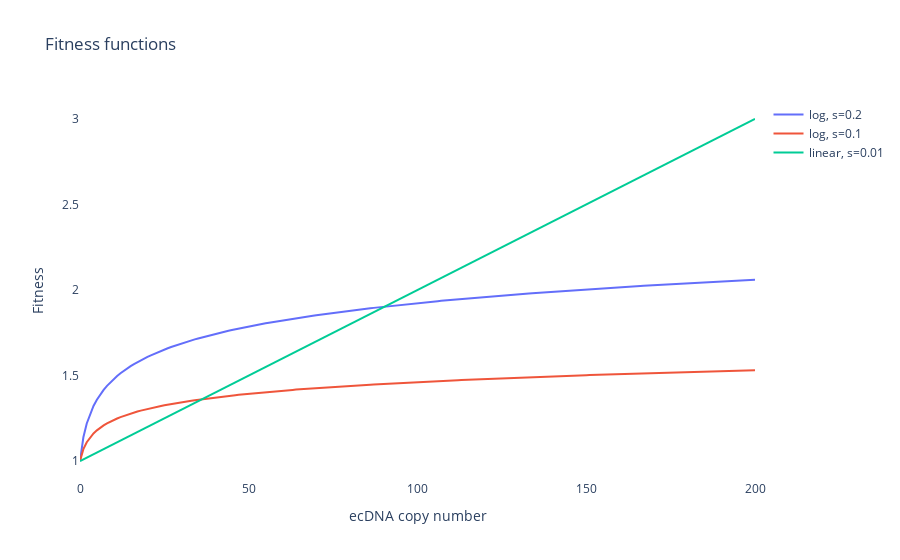

Here is the notebook cell this chart was saved with:
### Code cell
def plot_fitness_functions(functions, n=200):
    x = np.linspace(0, n, n+1)
    
    fig = go.Figure()

    for function_type, s in functions:
        y = cell_fitness(function_type, s, x)
        fig.add_trace(go.Scatter(x=x, y=y, mode='lines', name=f'{function_type}, s={s}',
                                 hovertemplate='ecDNA copy number: %{x}<br>Fitness: %{y}'))

    fig.update_layout(title='Fitness functions',
                      xaxis_title='ecDNA copy number',
                      yaxis_title='Fitness',
                      showlegend=True,
                      plot_bgcolor='rgba(0,0,0,0)')

    fig.show()

# Example usage:
functions = [('log', 0.2), ('log',0.1), ('linear',0.01)]
plot_fitness_functions(functions)

### Figure 1 — Plotly figure (JSON) as saved in the notebook; plotly's stock layout.template omitted (floating-point values rounded to 4 significant figures; data arrays with more than 128 entries replaced by an {"elided": "..."} marker saying what was removed)
{"data": [{"hovertemplate": "ecDNA copy number: %{x}<br>Fitness: %{y}", "mode": "lines", "name": "log, s=0.2", "type": "scatter", "x": {"elided": "201 int values"}, "y": {"elided": "201 float values"}}, {"hovertemplate": "ecDNA copy number: %{x}<br>Fitness: %{y}", "mode": "lines", "name": "log, s=0.1", "type": "scatter", "x": {"elided": "201 int values"}, "y": {"elided": "201 float values"}}, {"hovertemplate": "ecDNA copy number: %{x}<br>Fitness: %{y}", "mode": "lines", "name": "linear, s=0.01", "type": "scatter", "x": {"elided": "201 int values"}, "y": {"elided": "201 float values"}}], "layout": {"plot_bgcolor": "rgba(0,0,0,0)", "showlegend": true, "title": {"text": "Fitness functions"}, "xaxis": {"title": {"text": "ecDNA copy number"}}, "yaxis": {"title": {"text": "Fitness"}}}}
